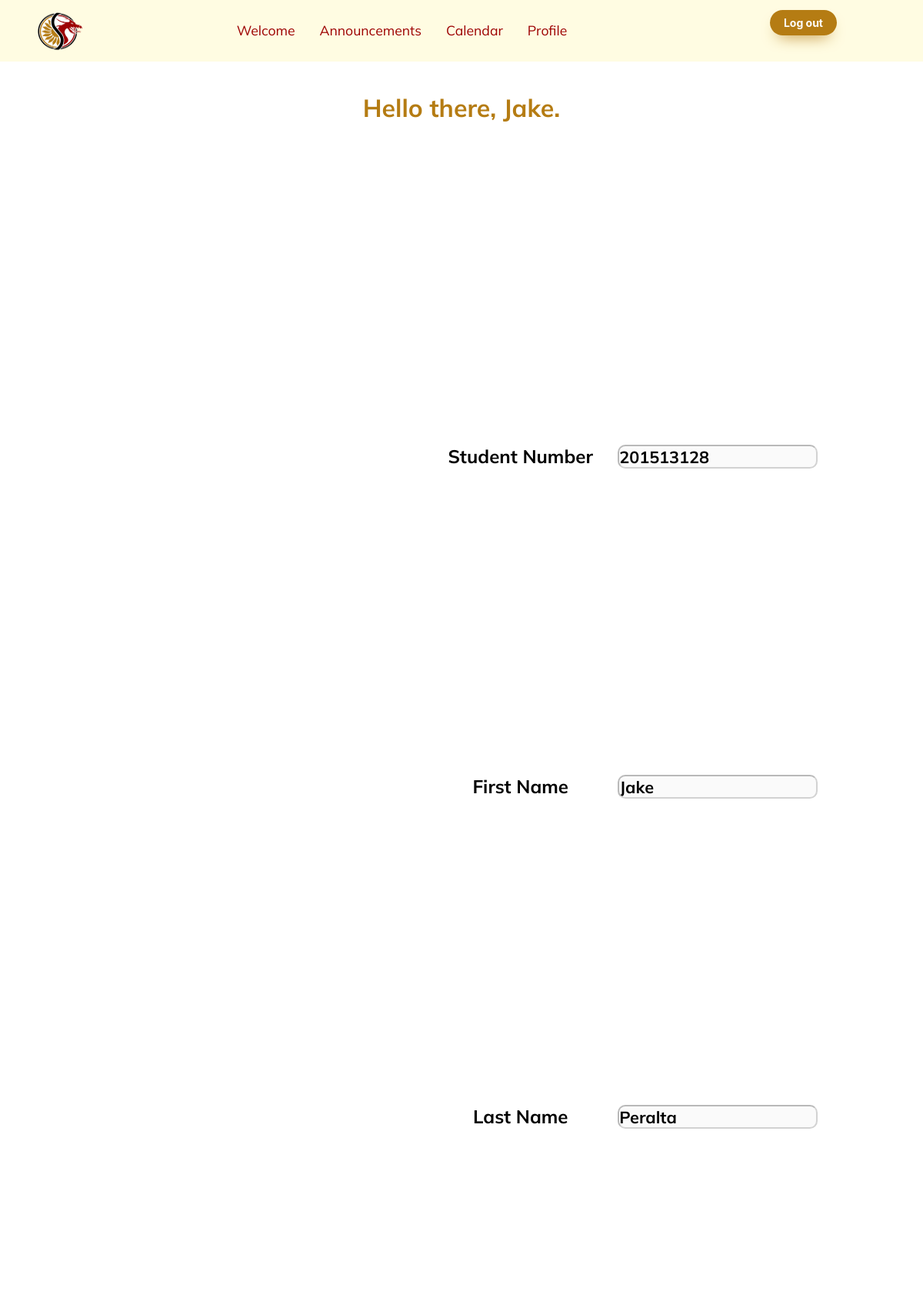
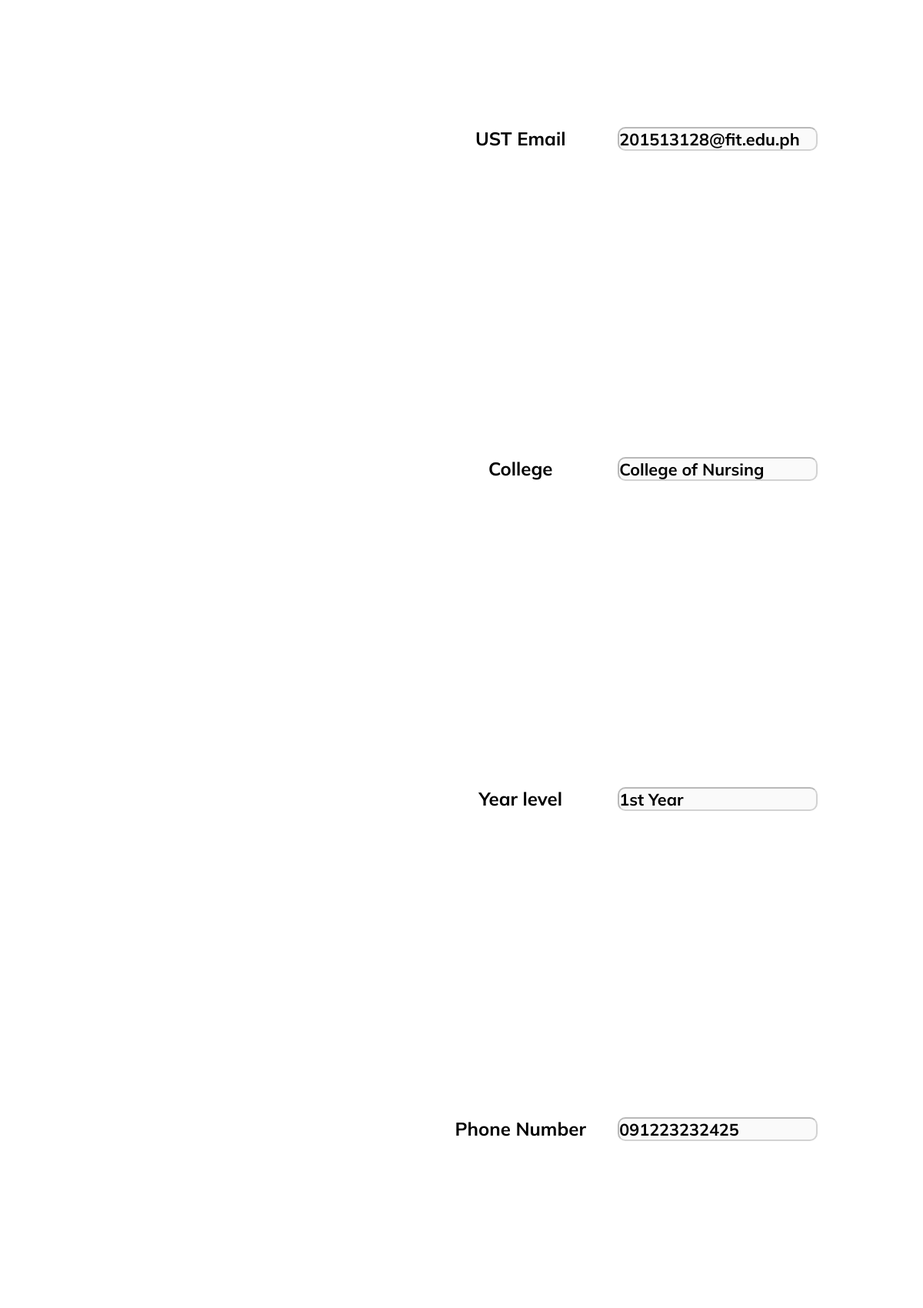
The app's page /memberprofile.php (signed in, upper part) with its own data (2 pictures, top to bottom).
### tables this page shows
CREATE TABLE `members` (
  `id` int(11) NOT NULL,
  `username` varchar(255) NOT NULL,
  `password` varchar(255) NOT NULL,
  `first_name` varchar(255) NOT NULL,
  `last_name` varchar(255) NOT NULL,
  `student_number` varchar(255) NOT NULL,
  `ust_email` varchar(255) NOT NULL,
  `department` varchar(255) NOT NULL,
  `phone_number` varchar(255) NOT NULL,
  `year_level` varchar(255) NOT NULL,
  `birthday` varchar(255) NOT NULL,
  `date_and_time_of_registration` varchar(255) NOT NULL,
  `first_time` tinyint(1) NOT NULL DEFAULT 1,
  `verification_code` varchar(255) NOT NULL,
  `is_verified` tinyint(1) NOT NULL DEFAULT 0
);

### memberprofile.php (the view, shortened to what this page needs)
<?php
include "./includes/memberheader.php";
include "model/DatabaseConn.php";
?>
<head>
</head>
<body>
	<?php
	$query = $db->query("SELECT * FROM members WHERE id='$_SESSION[id]'");
	while ($result = $query->fetch_array()) {
	?>
		<div class="wrapper">
			<h1> Hello there, <?= $result['first_name'] ?>. </h1><br>
		</div>
		<div class="profile">
			<div class="displayProfile" id="displayProfile">
				<label>Student Number</label>
				<input type="text" class="textbox" value="<?= $result['student_number'] ?>" disabled /><br><br>
				<label>First Name</label>
				<input type="text" class="textbox" value="<?= $result['first_name'] ?>" disabled /> <br><br>
				<label>Last Name</label>
				<input type="text" class="textbox" value="<?= $result['last_name'] ?>" disabled /><br><br>
				<label>UST Email</label>
				<input type="text" class="textbox" value="<?= $result['ust_email'] ?>" disabled /><br><br>
				<label>College</label>
				<input type="text" class="textbox" value="<?= $result['department'] ?>" disabled /><br><br>
				<label>Year level</label>
				<input type="text" class="textbox" value="<?= $result['year_level'] ?>" disabled /><br><br>
				<label>Phone Number</label>
				<input type="text" class="textbox" value="<?= $result['phone_number'] ?>" disabled /><br><br>
				<input type="text" class="textbox" value="<?= $result['birthday'] ?>" disabled /><br><br>
			</div>
		</div>
	<?php } ?>
	<?php
	include "./includes/footer.php";
	?>

### css/style.css (style rules this page uses)
html, body { margin: 0%; box-sizing: border-box; overflow-x: hidden; min-height: 100%; }
:root { --text-gray: #000000; --text-red: #9D0101; --text-cream: #FFFCE2; --text-gold: #B57C13; }
body { background-image: url('assets/scbg.jpg'); background-repeat: no-repeat; background-attachment: fixed; background-size: cover; }
* { box-sizing: border-box; }
html { font-family: "Mulish", sans-serif; }

### css/footer.css (style rules this page uses)
body { line-height: 1.5; font-family: "Poppins", sans-serif; }
:root { --text-gray: #000000; --text-red: #9d0101; --text-cream: #fffce2; --text-gold: #b57c13; }
* { margin: 0; padding: 0; box-sizing: border-box; }
html { position: relative; min-height: 100%; }
body { margin-bottom: 100px; }

### memberprofile.php (style rules this page uses)
body { background-image: url('assets/scbg.jpg'); background-repeat: no-repeat; background-attachment: fixed; background-size: cover; }
body .wrapper { margin-top: 3%; font-size: 100%; color: #B57C13; font-family: 'Mulish', sans-serif; font-weight: bold; text-align: center; }
.profile { margin-left: 35%; padding: 30px; border-radius: 10px; color: #000000; font-family: 'Mulish', sans-serif; font-weight: bold; font-size: 150%; text-align: center; }
.textbox { margin-top: 50%; border-radius: 10px; color: #000000; font-family: 'Mulish', sans-serif; font-weight: bold; font-size: 90%; }
label { display: inline-block; width: 240px; }

### records on screen
members: first_name "Jake", student_number "201513128", last_name "Peralta", ust_email "201513128@fit.edu.ph", department "College of Nursing", year_level "1st Year", phone_number "091223232425"
